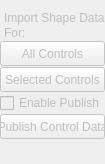
            <widget class="QWidget" name="page_5">
             <property name="geometry">
              <rect>
               <x>0</x>
               <y>0</y>
               <width>105</width>
               <height>164</height>
              </rect>
             </property>
             <property name="autoFillBackground">
              <bool>false</bool>
             </property>
             <attribute name="label">
              <string>5. Controls</string>
             </attribute>
             <layout class="QVBoxLayout" name="verticalLayout_7">
              <property name="spacing">
               <number>1</number>
              </property>
              <property name="leftMargin">
               <number>0</number>
              </property>
              <property name="rightMargin">
               <number>0</number>
              </property>
              <property name="bottomMargin">
               <number>0</number>
              </property>
              <item>
               <widget class="QLabel" name="label_3">
                <property name="enabled">
                 <bool>false</bool>
                </property>
                <property name="text">
                 <string>Import Shape Data</string>
                </property>
                <property name="indent">
                 <number>4</number>
                </property>
               </widget>
              </item>
              <item>
               <widget class="QLabel" name="label_4">
                <property name="enabled">
                 <bool>false</bool>
                </property>
                <property name="text">
                 <string>For:</string>
                </property>
                <property name="indent">
                 <number>4</number>
                </property>
               </widget>
              </item>
              <item>
               <widget class="QPushButton" name="btnImportControlsAll">
                <property name="enabled">
                 <bool>false</bool>
                </property>
                <property name="minimumSize">
                 <size>
                  <width>105</width>
                  <height>25</height>
                 </size>
                </property>
                <property name="maximumSize">
                 <size>
                  <width>105</width>
                  <height>25</height>
                 </size>
                </property>
                <property name="text">
                 <string>All Controls</string>
                </property>
               </widget>
              </item>
              <item>
               <widget class="QPushButton" name="btnImportControlsSelected">
                <property name="enabled">
                 <bool>false</bool>
                </property>
                <property name="sizePolicy">
                 <sizepolicy hsizetype="Fixed" vsizetype="Fixed">
                  <horstretch>0</horstretch>
                  <verstretch>0</verstretch>
                 </sizepolicy>
                </property>
                <property name="minimumSize">
                 <size>
                  <width>105</width>
                  <height>25</height>
                 </size>
                </property>
                <property name="maximumSize">
                 <size>
                  <width>105</width>
                  <height>25</height>
                 </size>
                </property>
                <property name="text">
                 <string>Selected Controls</string>
                </property>
               </widget>
              </item>
              <item>
               <widget class="QCheckBox" name="checkBoxPublishEnableControls">
                <property name="enabled">
                 <bool>false</bool>
                </property>
                <property name="text">
                 <string>Enable Publish</string>
                </property>
               </widget>
              </item>
              <item>
               <widget class="QPushButton" name="btnPublishControls">
                <property name="enabled">
                 <bool>false</bool>
                </property>
                <property name="sizePolicy">
                 <sizepolicy hsizetype="Fixed" vsizetype="Fixed">
                  <horstretch>0</horstretch>
                  <verstretch>0</verstretch>
                 </sizepolicy>
                </property>
                <property name="minimumSize">
                 <size>
                  <width>105</width>
                  <height>25</height>
                 </size>
                </property>
                <property name="maximumSize">
                 <size>
                  <width>105</width>
                  <height>25</height>
                 </size>
                </property>
                <property name="text">
                 <string>Publish Control Data</string>
                </property>
               </widget>
              </item>
              <item>
               <spacer name="verticalSpacer_6">
                <property name="orientation">
                 <enum>Qt::Vertical</enum>
                </property>
                <property name="sizeHint" stdset="0">
                 <size>
                  <width>20</width>
                  <height>40</height>
                 </size>
                </property>
               </spacer>
              </item>
             </layout>
            </widget>
